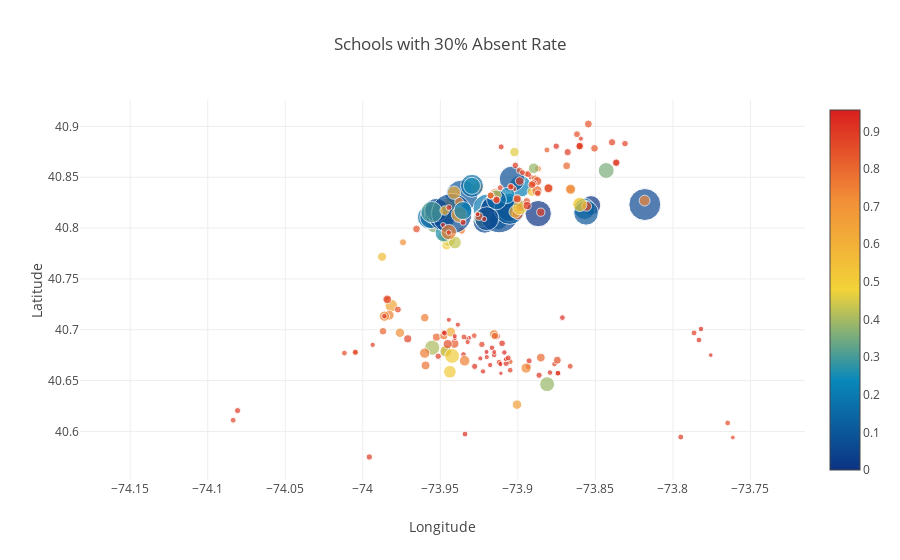

Source (notebook cell):
### Markdown cell above
## Shools with 30% Absent Rate
The schools with **30%** absent rate are **more clumped** in the **Central** and **Upper** regions of New York.

### Code cell
data = [
    {
        'x': absent_30["Longitude"],
        'y': absent_30["Latitude"],
        'text': absent_30["School Name"],
        'mode': 'markers',
        'marker': {
            'color': df["Economic Need Index"],
            'size': df["School Income Estimate"]/4500,
            'showscale': True,
            'colorscale':'Portland'
        }
    }
]

layout= go.Layout(
    title= 'Schools with 30% Absent Rate',
    xaxis= dict(
        title= 'Longitude'
    ),
    yaxis=dict(
        title='Latitude'
    )
)
fig = go.Figure(data=data, layout=layout)
iplot(fig, filename='scatter_hover_labels')

### Figure 1 — Plotly figure (JSON) as saved in the notebook; plotly's stock layout.template omitted (floating-point values rounded to 4 significant figures; data arrays with more than 128 entries replaced by an {"elided": "..."} marker saying what was removed)
{"data": [{"marker": {"color": {"elided": "1272 float values"}, "colorscale": "Portland", "showscale": true, "size": {"elided": "1272 float values"}}, "mode": "markers", "text": {"elided": "330 str values"}, "type": "scatter", "uid": "6ec175be-927e-11e8-a5ff-402cf46e02a7", "x": {"elided": "330 float values"}, "y": {"elided": "330 float values"}}], "layout": {"title": "Schools with 30% Absent Rate", "xaxis": {"title": "Longitude"}, "yaxis": {"title": "Latitude"}}}
